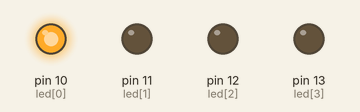
The sketch below on a simulated Arduino Uno, built with avr-gcc and run on an emulated ATmega328P. Shown: output pins drawn as LEDs (lit = HIGH).

Above: at 0.05 s.
At 0.95 s:
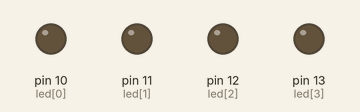
At 1.85 s:
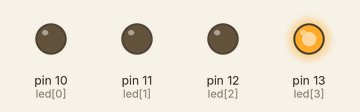
At 3.65 s:
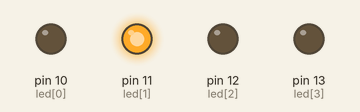
At 7.25 s:
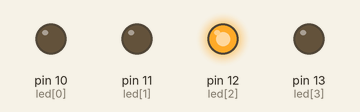
Timing chart, 0 to 7.5 s (numbered marks = the images above):
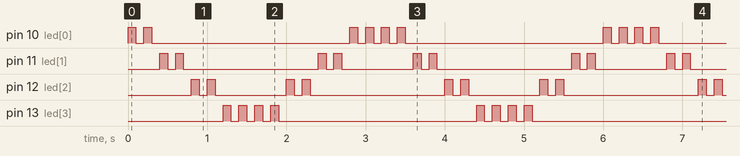

Measured:
- by itself, pin 10 (led[0]): repeats every 3.2 s: LOW 0.10 s, HIGH 0.10 s, LOW 2.5 s, 2 × (HIGH 0.10 s, LOW 0.10 s), HIGH 0.10 s
- by itself, pin 11 (led[1]): repeats every 3.2 s: LOW 0.10 s, HIGH 0.10 s, LOW 1.7 s, HIGH 0.10 s, LOW 0.10 s, HIGH 0.10 s, LOW 0.90 s, HIGH 0.10 s
- by itself, pin 12 (led[2]): repeats every 3.2 s: LOW 0.10 s, HIGH 0.10 s, LOW 0.90 s, HIGH 0.10 s, LOW 0.10 s, HIGH 0.10 s, LOW 1.7 s, HIGH 0.10 s
- by itself, pin 13 (led[3]): repeats every 3.2 s: 3 × (LOW 0.10 s, HIGH 0.10 s), LOW 2.5 s, HIGH 0.10 s

The sketch:

2-41-1.ino
```cpp
// use two array to represent the second 1~4 and second 5~8
// reset the timer when it meets 8 sec
const int led[] = {10,11,12,13};
const int led2[] = {13,12,11,10};
int timer = 0;
// the setup function runs once when you press reset or power the board
void setup() {
  // initialize digital pin LED_BUILTIN as an output.
  for(int i=0 ; i<4 ; i++){
    pinMode(led[i],OUTPUT);
  }
}

// the loop function runs over and over again forever
void loop() {
  if(timer==8){
    timer=0;
  }
  if(timer<4){
      for(int i=0 ; i<4 ; i++){
        digitalWrite(led[i], LOW);
      }
      digitalWrite(led[timer],HIGH);
      delay(100);
      digitalWrite(led[timer],LOW);
      delay(100);
      digitalWrite(led[timer],HIGH);
      delay(100);
      digitalWrite(led[timer],LOW);
      delay(100);
  }
  else{
      for(int i=0 ; i<4 ; i++){
        digitalWrite(led[i], LOW);
      }
      digitalWrite(led2[timer-4],HIGH);
      delay(100);
      digitalWrite(led2[timer-4],LOW);
      delay(100);
      digitalWrite(led2[timer-4],HIGH);
      delay(100);
      digitalWrite(led2[timer-4],LOW);
      delay(100);
  }
  timer++;
}
```
